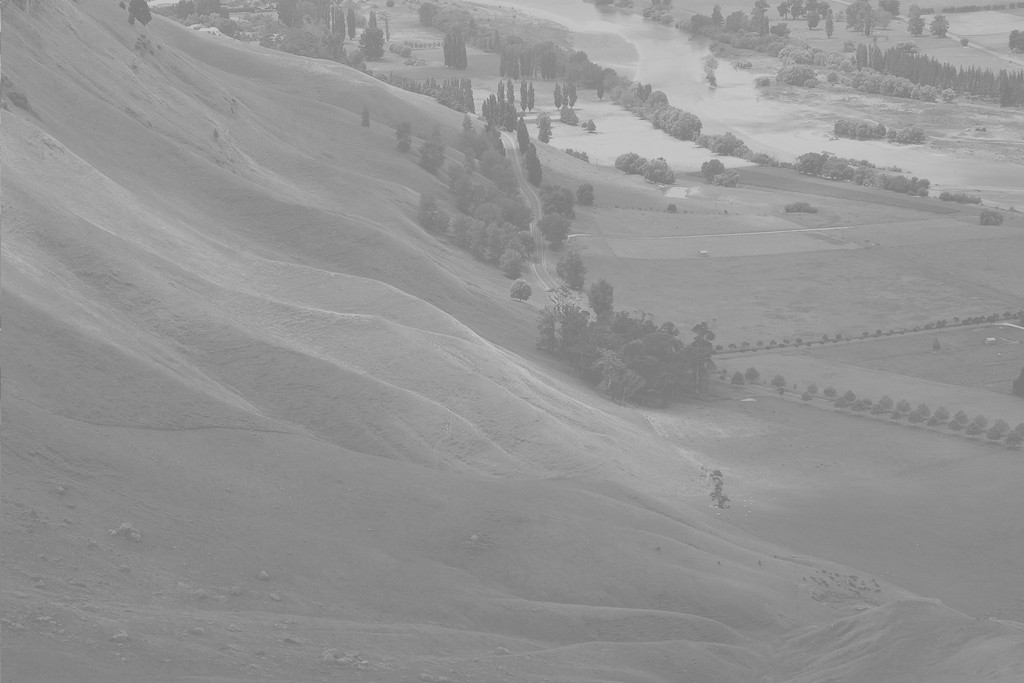
#> input picture standard_test_images/ex.jpg, 1024 x 683 px, found by its file name
$ python IHP.py   (older library calls are emulated)
#> lines starting #> are read from the running program, lines starting #| are printed output that depends on the picture; after the words box and inside, x2 and y2 are one past the last pixel; in counts of white or black regions, pixels touching at a corner belong together
import scipy.misc
import scipy.fftpack as fftim
import math, numpy as np
import matplotlib.pyplot as plt
from PIL import Image

#open image
img = Image.open('/home/thaidy/Documents/ML/standard_test_images/ex.jpg').convert('L')
#convert in ndarray
b = np.asarray(img)

#performing FFT
c = fftim.fft2(b)

#shifting frequency to center
d = fftim.fftshift(c)

#inicializating variable for convolution
M = d.shape[0]
#> M = 683
N = d.shape[1]
#> N = 1024

#H is defined and inicilized in 1
H = np.ones((M,N))
#A MxN image have center in M/2 and N/2
center1 = M/2
#> center1 = 341.5
center2 = N/2
#> center2 = 512
cut_radius = 30.0 #cut off radius
#Defining convolution function for ILPF

for i in range(1,M):
    for j in range(1,N):
        #euclidian distance from the origin is computed
        r1 = math.sqrt((i-center1)**2+(j-center2)**2)
    #using cut off radius to eliminate high frequency
        if 0< r1 < cut_radius:
            H[i,j] = 0.0
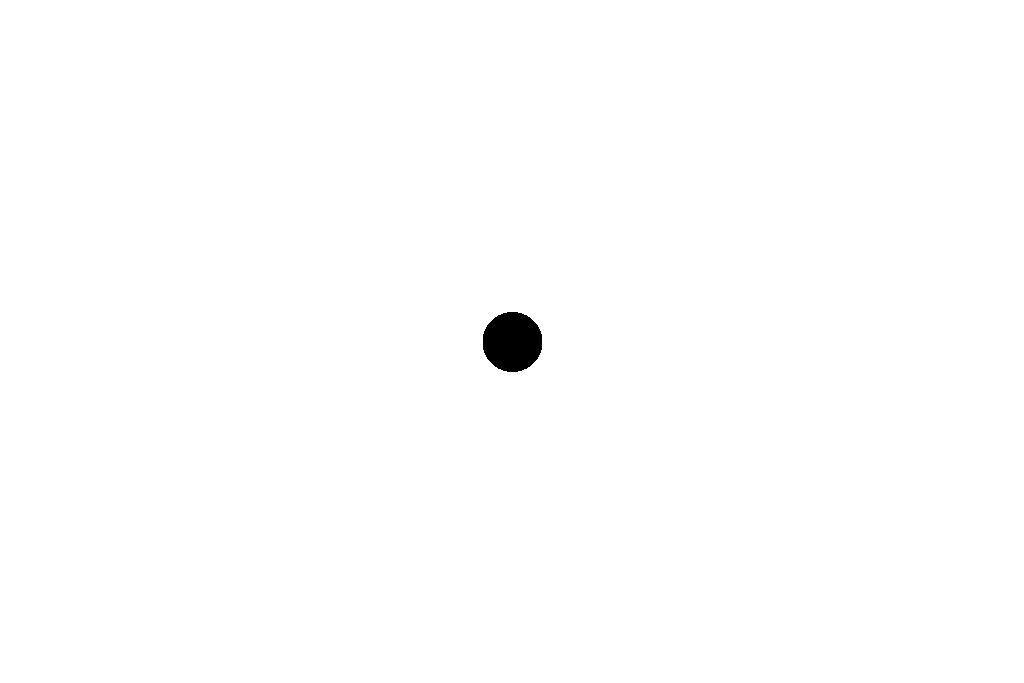
#> H: shape (683, 1024) float64; values 0 (black) and 1 (white), 99.6% white; 1 black region, box (x1, y1, x2, y2) and area: (483, 312, 542, 372) 2820
#converting H to image
H = Image.fromarray(H)
#perforrming conv
conv = d * H
#computing mag of FFT
e = abs(fftim.ifft2(conv)).astype(np.uint8)
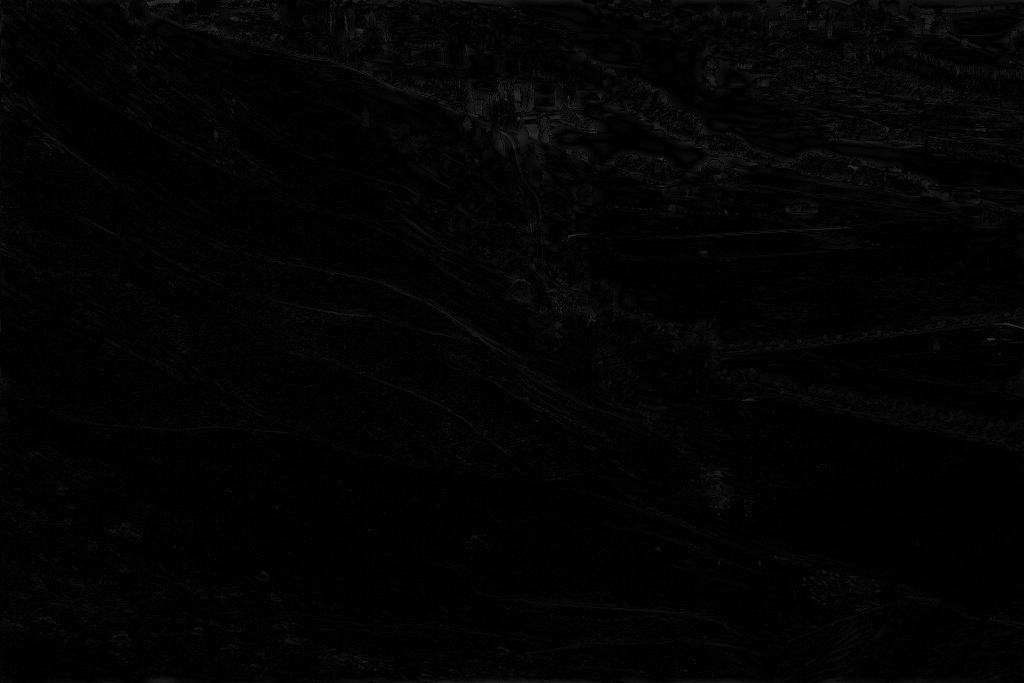
#> e: shape (683, 1024); min 0, max 60, mean 3.3
#convert e to image
f = Image.fromarray(e)
#saving
f.save('/home/thaidy/Desktop/output.jpg')
f.show()
